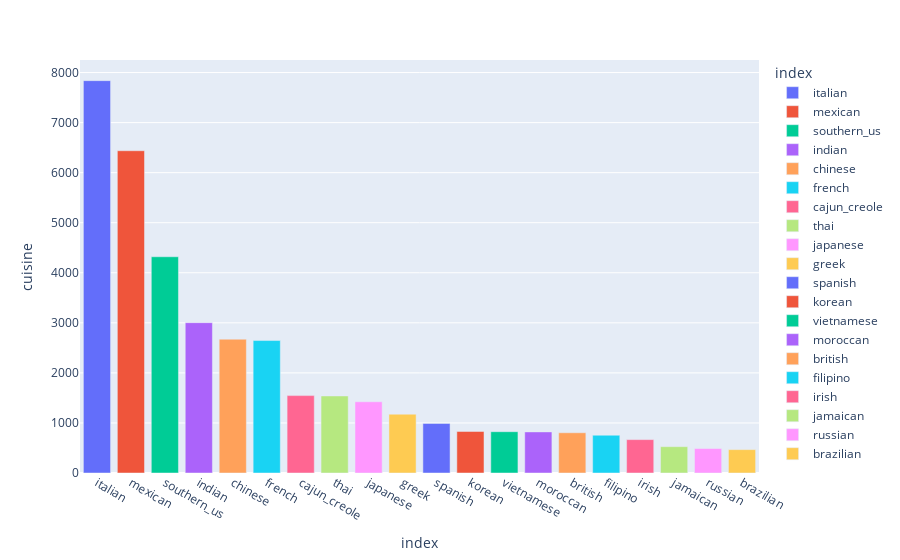

This figure's notebook cell:
### Code cell
fig = px.bar(cuisines, x="index", y="cuisine", color="index")
fig.update_traces(texttemplate='%{text:.2s}', textposition='outside')
fig.update_layout(uniformtext_minsize=8, uniformtext_mode='hide')
fig.show()

### Figure 1 — Plotly figure (JSON) as saved in the notebook; plotly's stock layout.template omitted (floating-point values rounded to 4 significant figures)
{"data": [{"alignmentgroup": "True", "hovertemplate": "index=%{x}<br>cuisine=%{y}<extra></extra>", "legendgroup": "italian", "marker": {"color": "#636efa"}, "name": "italian", "offsetgroup": "italian", "orientation": "v", "showlegend": true, "textposition": "outside", "texttemplate": "%{text:.2s}", "type": "bar", "x": ["italian"], "xaxis": "x", "y": [7838], "yaxis": "y"}, {"alignmentgroup": "True", "hovertemplate": "index=%{x}<br>cuisine=%{y}<extra></extra>", "legendgroup": "mexican", "marker": {"color": "#EF553B"}, "name": "mexican", "offsetgroup": "mexican", "orientation": "v", "showlegend": true, "textposition": "outside", "texttemplate": "%{text:.2s}", "type": "bar", "x": ["mexican"], "xaxis": "x", "y": [6438], "yaxis": "y"}, {"alignmentgroup": "True", "hovertemplate": "index=%{x}<br>cuisine=%{y}<extra></extra>", "legendgroup": "southern_us", "marker": {"color": "#00cc96"}, "name": "southern_us", "offsetgroup": "southern_us", "orientation": "v", "showlegend": true, "textposition": "outside", "texttemplate": "%{text:.2s}", "type": "bar", "x": ["southern_us"], "xaxis": "x", "y": [4320], "yaxis": "y"}, {"alignmentgroup": "True", "hovertemplate": "index=%{x}<br>cuisine=%{y}<extra></extra>", "legendgroup": "indian", "marker": {"color": "#ab63fa"}, "name": "indian", "offsetgroup": "indian", "orientation": "v", "showlegend": true, "textposition": "outside", "texttemplate": "%{text:.2s}", "type": "bar", "x": ["indian"], "xaxis": "x", "y": [3003], "yaxis": "y"}, {"alignmentgroup": "True", "hovertemplate": "index=%{x}<br>cuisine=%{y}<extra></extra>", "legendgroup": "chinese", "marker": {"color": "#FFA15A"}, "name": "chinese", "offsetgroup": "chinese", "orientation": "v", "showlegend": true, "textposition": "outside", "texttemplate": "%{text:.2s}", "type": "bar", "x": ["chinese"], "xaxis": "x", "y": [2673], "yaxis": "y"}, {"alignmentgroup": "True", "hovertemplate": "index=%{x}<br>cuisine=%{y}<extra></extra>", "legendgroup": "french", "marker": {"color": "#19d3f3"}, "name": "french", "offsetgroup": "french", "orientation": "v", "showlegend": true, "textposition": "outside", "texttemplate": "%{text:.2s}", "type": "bar", "x": ["french"], "xaxis": "x", "y": [2646], "yaxis": "y"}, {"alignmentgroup": "True", "hovertemplate": "index=%{x}<br>cuisine=%{y}<extra></extra>", "legendgroup": "cajun_creole", "marker": {"color": "#FF6692"}, "name": "cajun_creole", "offsetgroup": "cajun_creole", "orientation": "v", "showlegend": true, "textposition": "outside", "texttemplate": "%{text:.2s}", "type": "bar", "x": ["cajun_creole"], "xaxis": "x", "y": [1546], "yaxis": "y"}, {"alignmentgroup": "True", "hovertemplate": "index=%{x}<br>cuisine=%{y}<extra></extra>", "legendgroup": "thai", "marker": {"color": "#B6E880"}, "name": "thai", "offsetgroup": "thai", "orientation": "v", "showlegend": true, "textposition": "outside", "texttemplate": "%{text:.2s}", "type": "bar", "x": ["thai"], "xaxis": "x", "y": [1539], "yaxis": "y"}, {"alignmentgroup": "True", "hovertemplate": "index=%{x}<br>cuisine=%{y}<extra></extra>", "legendgroup": "japanese", "marker": {"color": "#FF97FF"}, "name": "japanese", "offsetgroup": "japanese", "orientation": "v", "showlegend": true, "textposition": "outside", "texttemplate": "%{text:.2s}", "type": "bar", "x": ["japanese"], "xaxis": "x", "y": [1423], "yaxis": "y"}, {"alignmentgroup": "True", "hovertemplate": "index=%{x}<br>cuisine=%{y}<extra></extra>", "legendgroup": "greek", "marker": {"color": "#FECB52"}, "name": "greek", "offsetgroup": "greek", "orientation": "v", "showlegend": true, "textposition": "outside", "texttemplate": "%{text:.2s}", "type": "bar", "x": ["greek"], "xaxis": "x", "y": [1175], "yaxis": "y"}, {"alignmentgroup": "True", "hovertemplate": "index=%{x}<br>cuisine=%{y}<extra></extra>", "legendgroup": "spanish", "marker": {"color": "#636efa"}, "name": "spanish", "offsetgroup": "spanish", "orientation": "v", "showlegend": true, "textposition": "outside", "texttemplate": "%{text:.2s}", "type": "bar", "x": ["spanish"], "xaxis": "x", "y": [989], "yaxis": "y"}, {"alignmentgroup": "True", "hovertemplate": "index=%{x}<br>cuisine=%{y}<extra></extra>", "legendgroup": "korean", "marker": {"color": "#EF553B"}, "name": "korean", "offsetgroup": "korean", "orientation": "v", "showlegend": true, "textposition": "outside", "texttemplate": "%{text:.2s}", "type": "bar", "x": ["korean"], "xaxis": "x", "y": [830], "yaxis": "y"}, {"alignmentgroup": "True", "hovertemplate": "index=%{x}<br>cuisine=%{y}<extra></extra>", "legendgroup": "vietnamese", "marker": {"color": "#00cc96"}, "name": "vietnamese", "offsetgroup": "vietnamese", "orientation": "v", "showlegend": true, "textposition": "outside", "texttemplate": "%{text:.2s}", "type": "bar", "x": ["vietnamese"], "xaxis": "x", "y": [825], "yaxis": "y"}, {"alignmentgroup": "True", "hovertemplate": "index=%{x}<br>cuisine=%{y}<extra></extra>", "legendgroup": "moroccan", "marker": {"color": "#ab63fa"}, "name": "moroccan", "offsetgroup": "moroccan", "orientation": "v", "showlegend": true, "textposition": "outside", "texttemplate": "%{text:.2s}", "type": "bar", "x": ["moroccan"], "xaxis": "x", "y": [821], "yaxis": "y"}, {"alignmentgroup": "True", "hovertemplate": "index=%{x}<br>cuisine=%{y}<extra></extra>", "legendgroup": "british", "marker": {"color": "#FFA15A"}, "name": "british", "offsetgroup": "british", "orientation": "v", "showlegend": true, "textposition": "outside", "texttemplate": "%{text:.2s}", "type": "bar", "x": ["british"], "xaxis": "x", "y": [804], "yaxis": "y"}, {"alignmentgroup": "True", "hovertemplate": "index=%{x}<br>cuisine=%{y}<extra></extra>", "legendgroup": "filipino", "marker": {"color": "#19d3f3"}, "name": "filipino", "offsetgroup": "filipino", "orientation": "v", "showlegend": true, "textposition": "outside", "texttemplate": "%{text:.2s}", "type": "bar", "x": ["filipino"], "xaxis": "x", "y": [755], "yaxis": "y"}, {"alignmentgroup": "True", "hovertemplate": "index=%{x}<br>cuisine=%{y}<extra></extra>", "legendgroup": "irish", "marker": {"color": "#FF6692"}, "name": "irish", "offsetgroup": "irish", "orientation": "v", "showlegend": true, "textposition": "outside", "texttemplate": "%{text:.2s}", "type": "bar", "x": ["irish"], "xaxis": "x", "y": [667], "yaxis": "y"}, {"alignmentgroup": "True", "hovertemplate": "index=%{x}<br>cuisine=%{y}<extra></extra>", "legendgroup": "jamaican", "marker": {"color": "#B6E880"}, "name": "jamaican", "offsetgroup": "jamaican", "orientation": "v", "showlegend": true, "textposition": "outside", "texttemplate": "%{text:.2s}", "type": "bar", "x": ["jamaican"], "xaxis": "x", "y": [526], "yaxis": "y"}, {"alignmentgroup": "True", "hovertemplate": "index=%{x}<br>cuisine=%{y}<extra></extra>", "legendgroup": "russian", "marker": {"color": "#FF97FF"}, "name": "russian", "offsetgroup": "russian", "orientation": "v", "showlegend": true, "textposition": "outside", "texttemplate": "%{text:.2s}", "type": "bar", "x": ["russian"], "xaxis": "x", "y": [489], "yaxis": "y"}, {"alignmentgroup": "True", "hovertemplate": "index=%{x}<br>cuisine=%{y}<extra></extra>", "legendgroup": "brazilian", "marker": {"color": "#FECB52"}, "name": "brazilian", "offsetgroup": "brazilian", "orientation": "v", "showlegend": true, "textposition": "outside", "texttemplate": "%{text:.2s}", "type": "bar", "x": ["brazilian"], "xaxis": "x", "y": [467], "yaxis": "y"}], "layout": {"barmode": "relative", "legend": {"title": {"text": "index"}, "tracegroupgap": 0}, "margin": {"t": 60}, "uniformtext": {"minsize": 8, "mode": "hide"}, "xaxis": {"anchor": "y", "categoryarray": ["italian", "mexican", "southern_us", "indian", "chinese", "french", "cajun_creole", "thai", "japanese", "greek", "spanish", "korean", "vietnamese", "moroccan", "british", "filipino", "irish", "jamaican", "russian", "brazilian"], "categoryorder": "array", "domain": [0, 1], "title": {"text": "index"}}, "yaxis": {"anchor": "x", "domain": [0, 1], "title": {"text": "cuisine"}}}}
